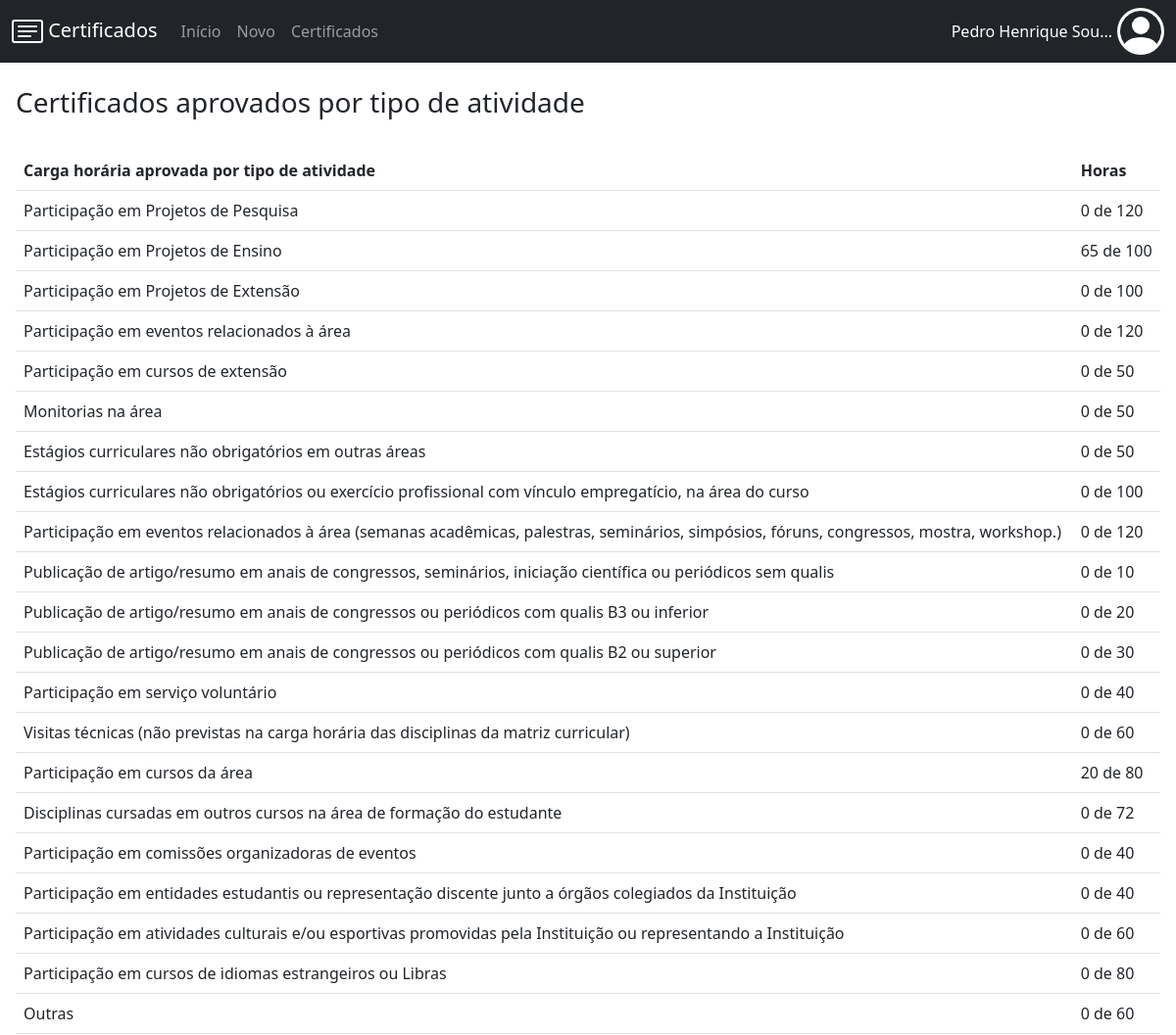
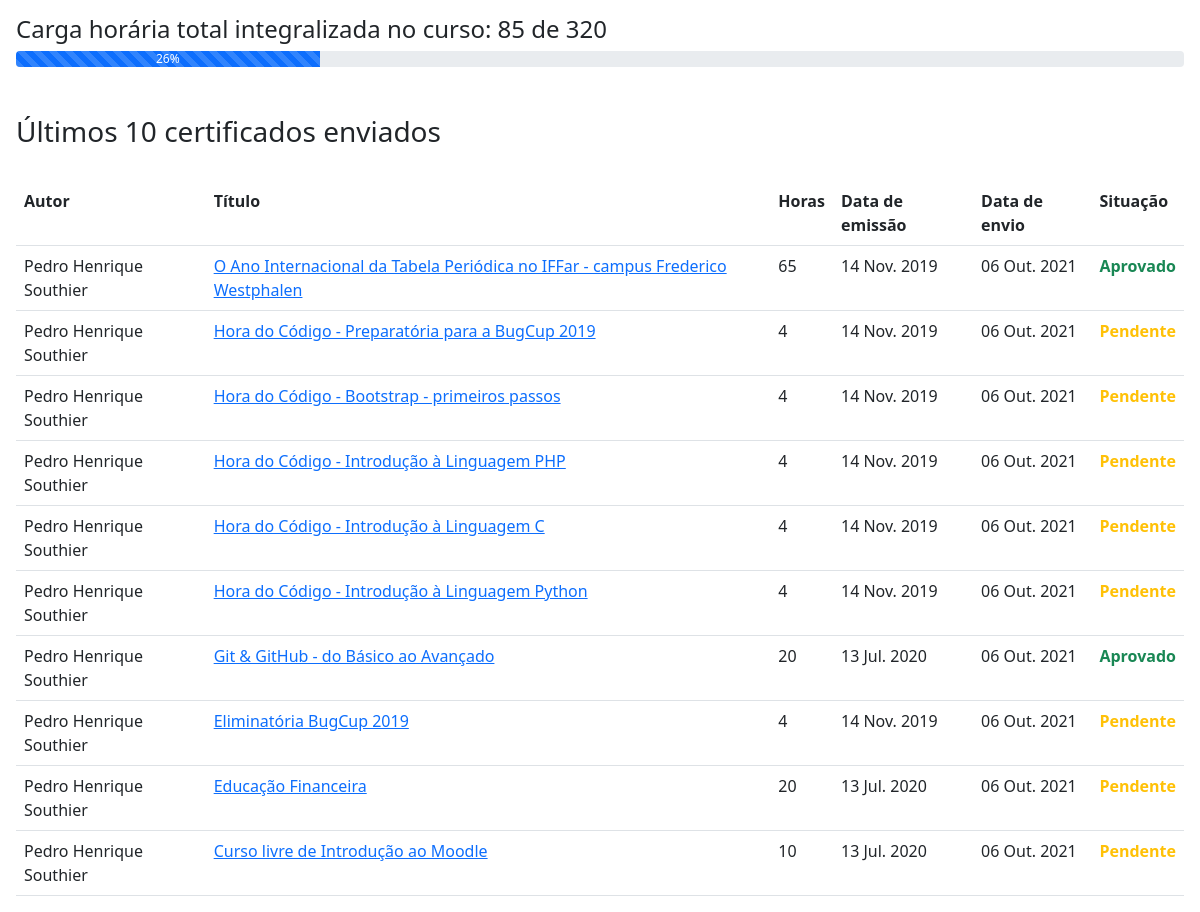
Screenshot of /certificados/ (signed in) with the database file from the repository (2 pictures, top to bottom).
### certificados/models.py (models this page shows, shortened)
class Categoria(models.Model):
    nome = models.CharField(max_length=170)
    limite_horas = models.IntegerField()
    curso = models.ForeignKey('Curso', on_delete=models.CASCADE)

class Perfil(models.Model):
    user = models.OneToOneField('auth.User', on_delete=models.CASCADE)
    matricula = models.IntegerField()
    turma = models.IntegerField()
    curso = models.ForeignKey('Curso', on_delete=models.CASCADE)
    def horas_concluidas(self):
        horas_aprovado = 0
        categoria_atual = ''
        horas_categoria_atual = 0
        todas_categorias = []
        horas_categorias = []
        certificados = Certificado.objects.filter(usuario=self.user)
        categorias = Categoria.objects.filter(curso=self.curso)
        for c in categorias:
            horas_categorias.append(c.limite_horas)
            todas_categorias.append(c.nome)
        for c in certificados:
            if c.situacao == 1:
                for i in range(len(categorias)):
                    categoria_atual = todas_categorias[i]
                    horas_categoria_atual = horas_categorias[i]
                    if(categoria_atual == c.categoria.nome):
                        if(horas_categoria_atual <= c.horas and c.horas >= 0):
                            horas_aprovado = horas_aprovado + horas_categoria_atual
                            horas_categorias[i] = 0
                        else:
                            if(horas_categoria_atual > 0 and c.horas >= 0):
                                horas_aprovado = horas_aprovado + c.horas
                                horas_categorias[i] = horas_categorias[i] - c.horas
                            else:
                                pass
                    else:
                        pass
        return horas_aprovado
    def horas_concluidas_categorias(self):
        categoria_atual = ''
        todas_categorias = []
        horas_categorias = []
        categoria_limites_horas = []
        horas_and_categorias = []
        certificados = Certificado.objects.filter(usuario=self.user)
        categorias = Categoria.objects.filter(curso=self.curso)
        for c in categorias:
            horas_categorias.append(0)
            todas_categorias.append(c.nome)
            categoria_limites_horas.append(c.limite_horas)
        for c in certificados:
            if c.situacao == 1:
                for i in range(len(categorias)):
                    categoria_atual = todas_categorias[i]
                    if(categoria_atual == c.categoria.nome):
                        horas_categorias[i] = horas_categorias[i] + c.horas
                    else:
                        pass
            else:
                pass
        for i in range(len(categorias)):
            horas_and_categorias.append({'categoria': todas_categorias[i], 'horas': horas_categorias[i], 'limite_horas': categoria_limites_horas[i]})
        return horas_and_categorias
    def percentual_integralizado(self):
        return int((self.horas_concluidas()/self.curso.quantidade_horas)*100)

class Curso(models.Model):
    nome = models.CharField(max_length=100)
    quantidade_horas = models.IntegerField()

class Certificado(models.Model):
    horas = models.IntegerField()
    titulo = models.CharField(max_length=150)
    data_emissao = models.DateTimeField()
    data_envio = models.DateTimeField(default=timezone.now)
    situacao = models.SmallIntegerField(default = 2)
    imagem = models.FileField(
        upload_to = 'certificados/',
        validators=[validate_file_extension]
    )
    usuario = models.ForeignKey('auth.User', on_delete=models.CASCADE)
    categoria = models.ForeignKey('Categoria', on_delete=models.CASCADE)
    curso = models.ForeignKey('Curso', on_delete=models.CASCADE)
    def __str__(self):
        return self.titulo + " (" + str(self.id) + ")"
    def tamanho_titulo(self):
        t = len(self.titulo)
        if t <= 120:
            return self.titulo[0:120]
        else:
            return self.titulo[0:117] + "..."
    def tamanho_autor(self):
        a = len(self.usuario.first_name + " " + self.usuario.last_name)
        if a <= 100:
            return (self.usuario.first_name + " " + self.usuario.last_name)[0:100]
        else:
            return (self.usuario.first_name + " " + self.usuario.last_name)[0:97] + "..."

### certificados/views.py (the view)
# urls.py: path('', views.index, name='index'),
def index(request):
    if request.user.is_authenticated:
        if request.user.is_superuser:
            lista_certificados = Certificado.objects.order_by("-data_envio").filter(curso=request.user.perfil.curso)[0:10]
        else:
            lista_certificados = Certificado.objects.filter(usuario=request.user).order_by("-data_envio")[0:10]
        u = UserModel.objects.get(id=request.user.id)
        lista_categorias = Categoria.objects.filter(curso=u.perfil.curso)
        horas_pendente = 0
        horas_recusado = 0
        for c in lista_certificados:
            if c.situacao == 1:
                pass
            elif c.situacao == 2:
                horas_pendente = horas_pendente + c.horas
            elif c.situacao == 3:
                horas_recusado = horas_recusado + c.horas
        situacao = ["Aprovado", "Pendente", "Recusado", "Erro"]
        contexto = {'lista_certificados': lista_certificados, 'situacao':situacao, 'lista_categorias': lista_categorias, 'u':u, 'horas_pendente': horas_pendente, 'horas_recusado': horas_recusado}
        return render(request, 'certificados/index.html', contexto)
    else:
        return HttpResponseRedirect("/certificados/login/")

### certificados/templates/certificados/index.html
{% extends 'certificados/base.html' %}
{% block conteudo%}
    {% if u %}
        {% if not request.user.is_superuser %}
            <h3>Certificados aprovados por tipo de atividade</h3>
            <table class="table" style="margin-top: 32px;">
                <tr>
                    <th> Carga horária aprovada por tipo de atividade</th>
                    <th> Horas </th>
                </tr>
                {% for c in u.perfil.horas_concluidas_categorias %}
                    <tr id="tabela_{{c}}" style="display: normal;" class="elementos_tabela">
                        <td>{{c.categoria}}</td>
                        <td>{{c.horas}} de {{c.limite_horas}}</td>
                    </tr>
                {% endfor %}
            </table>
            <h4>Carga horária total integralizada no curso: {{u.perfil.horas_concluidas}} de {{u.perfil.curso.quantidade_horas}}</h4>
            <div class="progress">
                <div class="progress-bar progress-bar-striped progress-bar-animated" role="progressbar" style="width: {{u.perfil.percentual_integralizado}}%" aria-valuenow="{{u.perfil.percentual_integralizado}}" aria-valuemin="0" aria-valuemax="100" >{{u.perfil.percentual_integralizado}}%</div>
            </div>
            <br><br>
        {% endif %}
    {% endif %}
    {% if lista_certificados %}
    <h3>Últimos 10 certificados enviados</h3>
        <table class="table" style="margin-top: 32px;">
            <tr>
                <th> Autor </th>
                <th> Título </th>
                <th class="form-horas"> Horas </th>
                <th class="form-data-emissao"> Data de emissão </th>
                <th> Data de envio </th>
                <th class="form-situacao"> Situação </th>
            </tr>
        {% for p in lista_certificados %}
            <tr id="tabela_{{p}}" style="display: normal;" class="elementos_tabela">
                {% if user.is_superuser %}
                    <td class="break-word"><a href="/certificados/usuario/{{p.usuario.id}}">{{p.tamanho_autor}}</a></td>
                {% else %}
                    <td class="break-word">{{p.tamanho_autor}}</td>
                {% endif %}
                <td class="break-word" id="titulo_tabela_{{p}}"><a href="/certificados/{{ p.id }}">{{p.tamanho_titulo}}</a></td>
                <td class="form-horas"> {{p.horas}} </td>
                <td class="form-data-emissao"> {{p.data_emissao|date:'d M. Y'}} </td>
                <td> {{p.data_envio|date:'d M. Y'}} </td>
                {% if p.situacao == 1 %}
                    <td class="form-situacao"><span id="situacao_{{p}}" class="fw-bold situacao_aprovado"> {{situacao.0}} </span></td>
                {% elif p.situacao == 2 %}
                    <td class="form-situacao"><span id="situacao_{{p}}" class="fw-bold situacao_pendente"> {{situacao.1}} </span></td>
                {% elif p.situacao == 3 %}
                    <td class="form-situacao"><span id="situacao_{{p}}" class="fw-bold situacao_recusado"> {{situacao.2}} </span></td>
                {% else %}
                    <td class="form-situacao"><span id="situacao_{{p}}" class="fw-bold situacao_erro"> {{situacao.3}} </span></td>
                {% endif %}
            </tr>
        {% endfor %}
        </table>
    {% else %}
        <p>Nenhum certificado cadastrado.</p>
    {% endif %}
{% endblock %}

### certificados/templates/certificados/base.html (shortened to what this page needs)
{% load static %}
<!DOCTYPE html>
<html lang="pt-br">
<head>
    <link href="https://cdn.jsdelivr.net/npm/bootstrap@5.0.2/dist/css/bootstrap.min.css" rel="stylesheet">
    <link rel="stylesheet" href="{% static 'certificados/css.css'%}">
</head>
<body>
    <nav class="navbar navbar-expand-lg navbar-dark bg-dark mb-4">
        <div class="container-fluid">
            <a class="navbar-brand" href="/certificados/">
                Certificados
            </a>
            <div class="collapse navbar-collapse" id="navbarSupportedContent">
                <ul class="navbar-nav me-auto mb-2 mb-lg-0">
                    <li class="nav-item">
                        <a class="nav-link" aria-current="page" href="/certificados/">Início</a>
                    </li>
                    {% if not request.user.is_superuser %}
                        <li class="nav-item">
                            <a class="nav-link" href="/certificados/novo_certificado">Novo</a>
                        </li>
                    {% endif %}
                    <li class="nav-item">
                        <a class="nav-link" href="/certificados/todos">Certificados</a>
                    </li>
                </ul>
            </div>
            {% if user.is_authenticated %}
                <div style="display: none"><span id="nome_usuario">{{ user.first_name }}</span> <span id="sobrenome_usuario">{{ user.last_name }}</span></div>
                <div class="text-white nome-usuario">
                    <div id="nome_user"></div>
                </div>
            {% endif %}
            <div class="nav-item dropdown foto-perfil">
            </div>
        </div>
    </nav>
    <div class="px-sm-3">
        {% block conteudo %}
        {% endblock %}
    </div>
</body>
</html>

### certificados/static/certificados/css.css (style rules this page uses)
.situacao_aprovado { color: #198754; }
.situacao_pendente { color: #ffc107; }
.break-word { word-wrap: break-word; }
.nome-usuario { margin: 0 5px 0 0; }
.foto-perfil { display: block; }

### rows the page displays
Categoria: categoria "Participação em Projetos de Pesquisa"
Categoria: categoria "Participação em Projetos de Ensino"
Categoria: categoria "Participação em Projetos de Extensão"
Categoria: categoria "Participação em eventos relacionados à área"
Categoria: categoria "Participação em cursos de extensão"
Categoria: categoria "Monitorias na área"
Categoria: categoria "Estágios curriculares não obrigatórios em outras áreas"
Categoria: categoria "Estágios curriculares não obrigatórios ou exercício profissional com vínculo empregatício, na área do curso"
Categoria: categoria "Participação em eventos relacionados à área (semanas acadêmicas, palestras, seminários, simpósios, fóruns, congressos, mostra, workshop.)"
Categoria: categoria "Publicação de artigo/resumo em anais de congressos, seminários, iniciação científica ou periódicos sem qualis"
Categoria: categoria "Publicação de artigo/resumo em anais de congressos ou periódicos com qualis B3 ou inferior"
Categoria: categoria "Publicação de artigo/resumo em anais de congressos ou periódicos com qualis B2 ou superior"
Categoria: categoria "Participação em serviço voluntário"
Categoria: categoria "Visitas técnicas (não previstas na carga horária das disciplinas da matriz curricular)"
Categoria: categoria "Participação em cursos da área"
Categoria: categoria "Disciplinas cursadas em outros cursos na área de formação do estudante"
Categoria: categoria "Participação em comissões organizadoras de eventos"
Categoria: categoria "Participação em entidades estudantis ou representação discente junto a órgãos colegiados da Instituição"
Categoria: categoria "Participação em atividades culturais e/ou esportivas promovidas pela Instituição ou representando a Instituição"
Categoria: categoria "Participação em cursos de idiomas estrangeiros ou Libras"
Categoria: categoria "Outras"
Certificado: tamanho_autor "Pedro Henrique Southier", tamanho_titulo "O Ano Internacional da Tabela Periódica no IFFar - campus Frederico Westphalen", horas "65", data_emissao "14 Nov. 2019", data_envio "06 Out. 2021", situacao "Aprovado"
Certificado: tamanho_autor "Pedro Henrique Southier", tamanho_titulo "Hora do Código - Preparatória para a BugCup 2019", horas "4", data_emissao "14 Nov. 2019", data_envio "06 Out. 2021", situacao "Pendente"
Certificado: tamanho_autor "Pedro Henrique Southier", tamanho_titulo "Hora do Código - Bootstrap - primeiros passos", horas "4", data_emissao "14 Nov. 2019", data_envio "06 Out. 2021", situacao "Pendente"
Certificado: tamanho_autor "Pedro Henrique Southier", tamanho_titulo "Hora do Código - Introdução à Linguagem PHP", horas "4", data_emissao "14 Nov. 2019", data_envio "06 Out. 2021", situacao "Pendente"
Certificado: tamanho_autor "Pedro Henrique Southier", tamanho_titulo "Hora do Código - Introdução à Linguagem C", horas "4", data_emissao "14 Nov. 2019", data_envio "06 Out. 2021", situacao "Pendente"
Certificado: tamanho_autor "Pedro Henrique Southier", tamanho_titulo "Hora do Código - Introdução à Linguagem Python", horas "4", data_emissao "14 Nov. 2019", data_envio "06 Out. 2021", situacao "Pendente"
Certificado: tamanho_autor "Pedro Henrique Southier", tamanho_titulo "Git & GitHub - do Básico ao Avançado", horas "20", data_emissao "13 Jul. 2020", data_envio "06 Out. 2021", situacao "Aprovado"
Certificado: tamanho_autor "Pedro Henrique Southier", tamanho_titulo "Eliminatória BugCup 2019", horas "4", data_emissao "14 Nov. 2019", data_envio "06 Out. 2021", situacao "Pendente"
Certificado: tamanho_autor "Pedro Henrique Southier", tamanho_titulo "Educação Financeira", horas "20", data_emissao "13 Jul. 2020", data_envio "06 Out. 2021", situacao "Pendente"
Certificado: tamanho_autor "Pedro Henrique Southier", tamanho_titulo "Curso livre de Introdução ao Moodle", horas "10", data_emissao "13 Jul. 2020", data_envio "06 Out. 2021", situacao "Pendente"

### other values shown
{{ user.first_name }} "Pedro Henrique"
{{ user.last_name }} "Sou..."
{{ c.horas }} "0" "65" "0" "0" "0" "0" "0" "0" "0" "0" "0" "0" "0" "0" "20" "0" "0" "0" "0" "0" "0"
{{ c.limite_horas }} "120" "100" "100" "120" "50" "50" "50" "100" "120" "10" "20" "30" "40" "60" "80" "72" "40" "40" "60" "80" "60"
{{ u.perfil.horas_concluidas }} "85"
{{ u.perfil.curso.quantidade_horas }} "320"
{{ u.perfil.percentual_integralizado }} "26"
